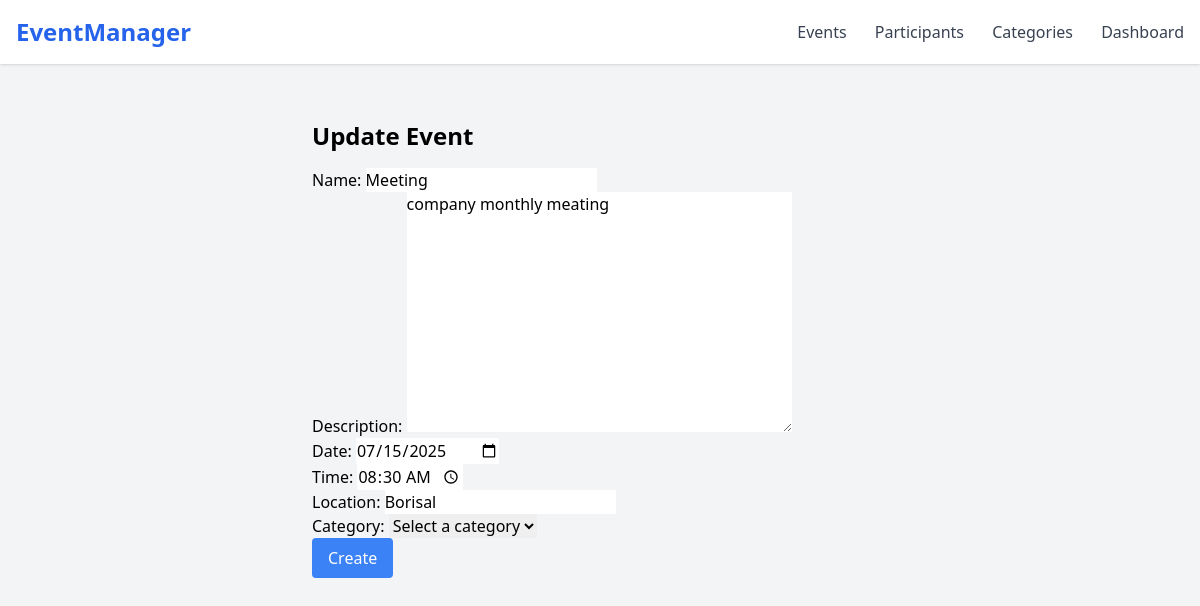
Screenshot of /3/update/ with the database file from the repository.
### events/models.py (models this page shows, shortened)
class Event(models.Model):
    name = models.CharField(max_length=200)
    description = models.TextField()
    date = models.DateField()
    time = models.TimeField()
    location = models.CharField(max_length=200)
    category = models.ForeignKey(Category, on_delete=models.SET_NULL, null=True, blank=True)

### events/views.py (the view)
# urls.py: path('<int:pk>/update/', views.update_event, name='event_update'),
def update_event(request, pk):
    event = get_object_or_404(Event, pk=pk)
    if request.method == 'POST':
        form = EventForm(request.POST, instance=event)
        if form.is_valid():
            form.save()
            messages.success(request, "Event updated successfully!")
            return redirect('event_list')
    else:
        form = EventForm(instance=event)
    return render(request, 'events/event_form.html', {'form': form, 'title': 'Update Event'})

### events/forms.py
class EventForm(forms.ModelForm):
    category = forms.ModelChoiceField(
        queryset=Category.objects.all(),
        required=False,
        empty_label="Select a category"
    )
    date = forms.DateField(
        widget=forms.DateInput(attrs={'type': 'date'}),
        required=True
    )
    time = forms.TimeField(
        widget=forms.TimeInput(attrs={'type': 'time'}),
        required=True
    )
    class Meta:
        model = Event
        fields = '__all__'

### events/templates/events/event_form.html (shortened to what this page needs)
{% extends 'base.html' %}
{% block content %}
  <div class="max-w-xl mx-auto mt-8">
    <h2 class="text-2xl font-bold mb-4">{{ title }}</h2>
    <form method="POST">
      {{ form.as_p }}
      <button type="submit" class="bg-blue-500 text-white px-4 py-2 rounded">Create</button>
    </form>
  </div>
{% endblock %}

### rows the page displays
Event: name "Meeting", description "company monthly meating", date "07/15/2025", time "08:30:00", location "Borisal", category "Select a category"

### other values shown
{{ title }} "Update Event"
